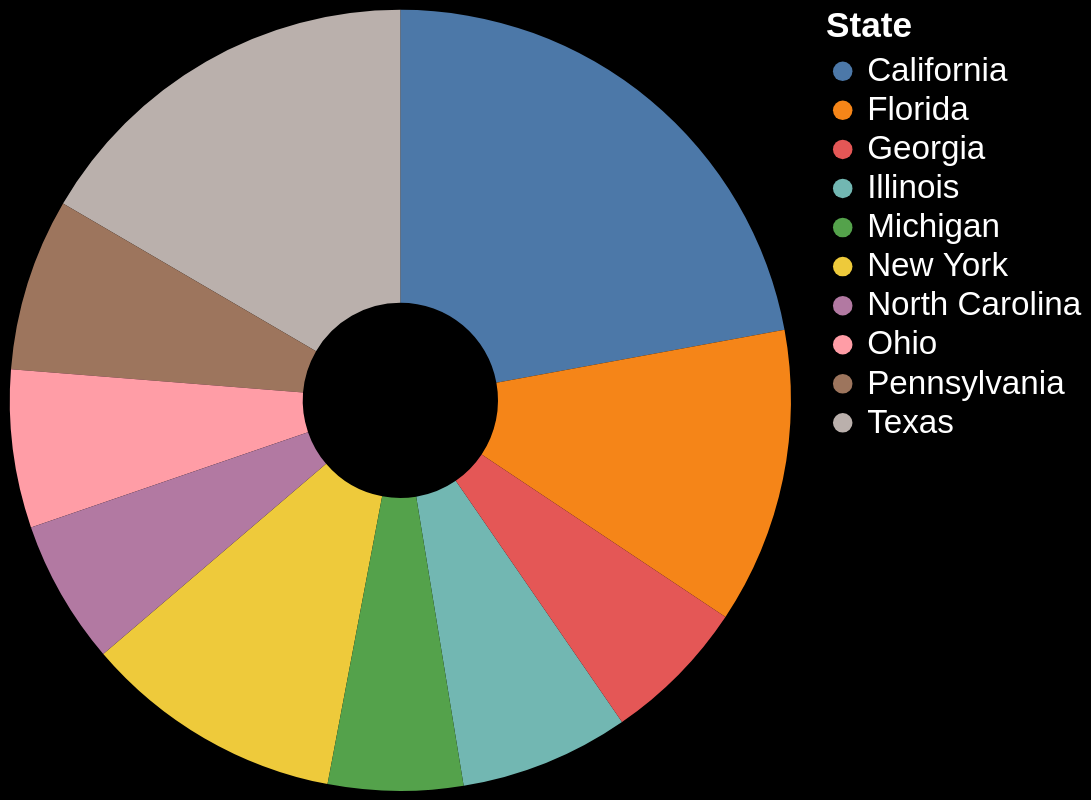

The specification (Vega-Lite) saved for this image:
### Vega-Lite specification from a JSON file in a GitHub repository (floating-point values rounded to 4 significant figures)
{"$schema": "https://vega.github.io/schema/vega-lite/v5.json", "view": {"stroke": "black"}, "width": 400, "height": 400, "data": {"values": [{"State": "California", "value": 39613493}, {"State": "Texas", "value": 29730311}, {"State": "Florida", "value": 21944577}, {"State": "New York", "value": 19299981}, {"State": "Pennsylvania", "value": 12804123}, {"State": "Illinois", "value": 12569321}, {"State": "Ohio", "value": 11714618}, {"State": "Georgia", "value": 10830007}, {"State": "North Carolina", "value": 10701022}, {"State": "Michigan", "value": 9992427}]}, "mark": {"type": "arc", "innerRadius": 50}, "encoding": {"theta": {"field": "value", "type": "quantitative"}, "color": {"field": "State", "type": "nominal", "legend": {"titleColor": "white", "labelColor": "white", "labelFontSize": 17, "titleFontSize": 18}}, "tooltip": [{"field": "State", "type": "nominal", "title": "State"}, {"field": "value", "type": "quantitative", "title": "Total Population"}]}, "background": "balck"}
